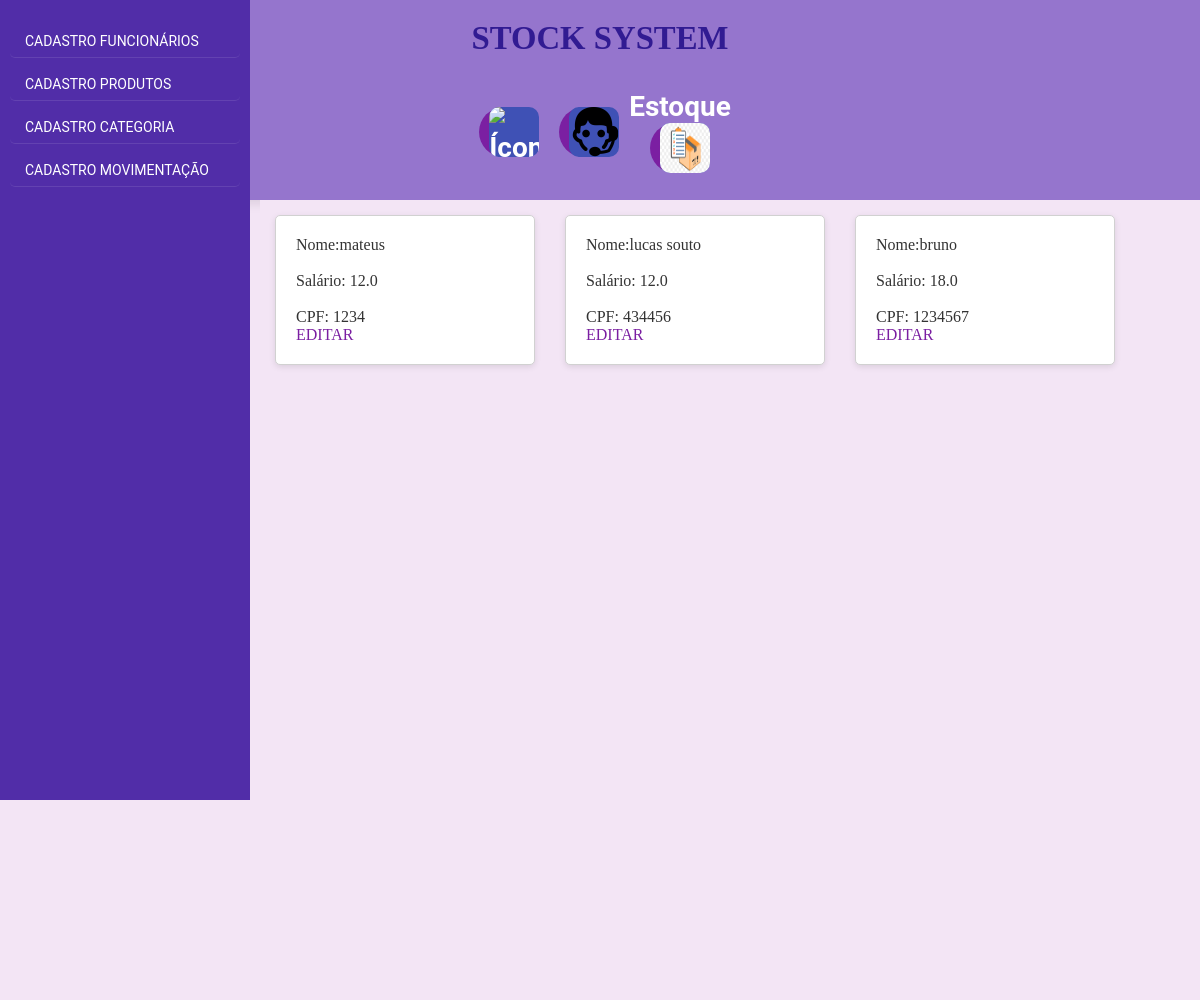
Before: /funcionario with the older database file.
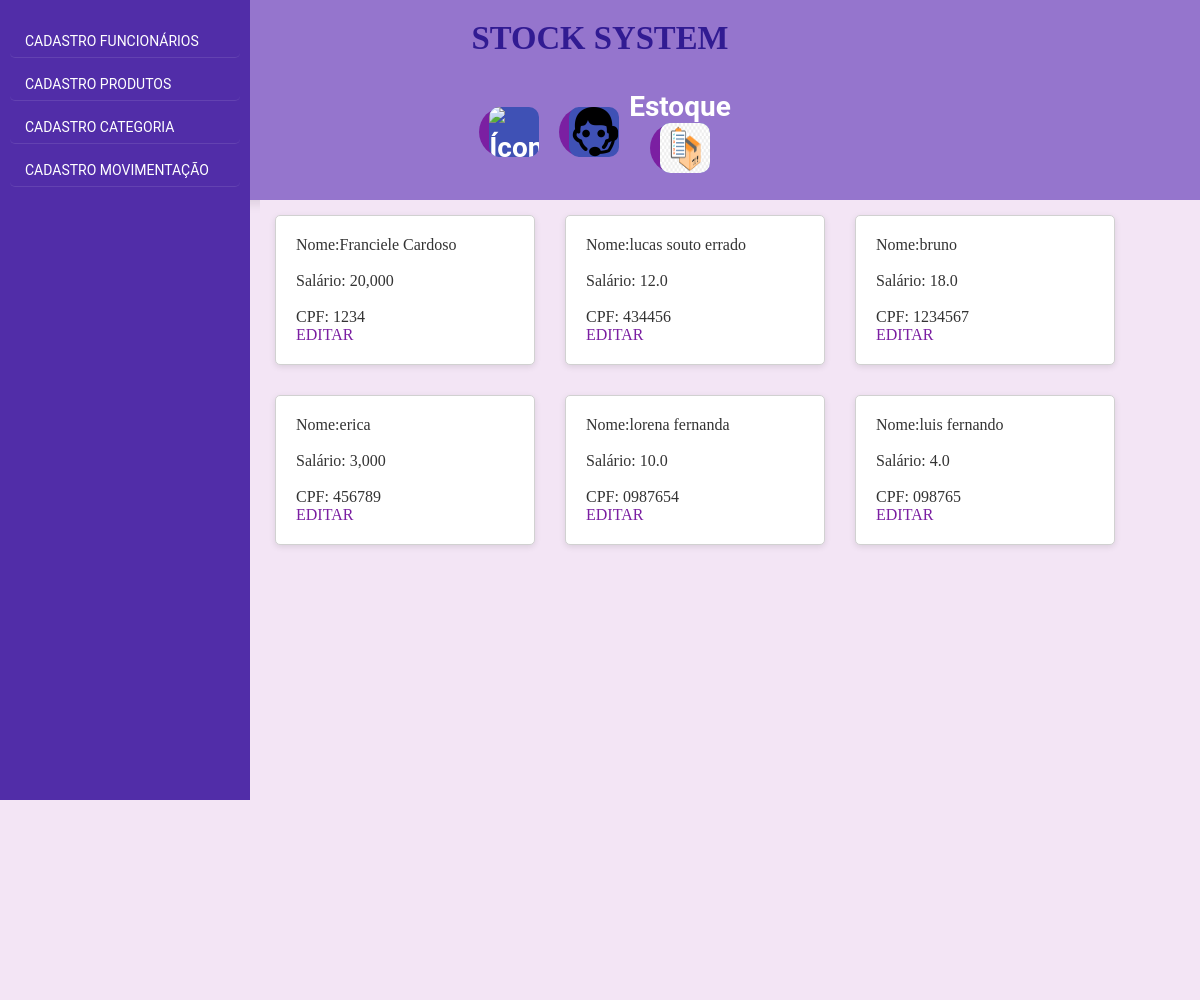
After: the same page with the newer database file.
### models.py (models this page shows, shortened)
class Funcionario(Base):
    __tablename__ = 'funcionario'
    nome = Column(String(40), nullable=False, index=True)
    id = Column(Integer, primary_key=True, unique=True)
    cpf = Column(String(11), nullable=False, index=True, unique=True)
    salario = Column(String, nullable=False, index=False)
    def serialize_funcionario(self):
        dados_funcionario = {
            "id_funcionario": self.id,
            "nome": self.nome,
            "cpf": self.cpf,
            "salario": self.salario,
        }
        return dados_funcionario

### app.py (the view)
@app.route('/funcionario', methods=['GET'])
def funcionario():
    sql_funcionario = select(Funcionario)
    resultado_funcionario = db_session.execute(sql_funcionario).scalars()
    lista_funcionario = []
    for n in resultado_funcionario:
        lista_funcionario.append(n.serialize_funcionario())
        print(lista_funcionario[-1])
    return render_template('funcionario.html',
                           lista_funcionario=lista_funcionario)

### templates/funcionario.html
{% extends 'template.html' %}
{% block conteudo %}
{% for item in lista_funcionario %}
<div class="conteudo">
    <p> Nome:{{item.nome}} </p><br>
    <p> Salário: {{item.salario}} </p> <br>
    <p> CPF: {{item.cpf}}</p>
    <a href="{{url_for('editar_funcionario', id_funcionario=item.id_funcionario)}}"> EDITAR</a>
</div>
{% endfor %}
{% endblock conteudo %}

Changed rows visible on the page:
changed Funcionario: nome "mateus" → "Franciele Cardoso"; salario "12.0" → "20,000"
changed Funcionario: nome "lucas souto" → "lucas souto errado"
added Funcionario: nome "erica", salario "3,000", cpf "456789"
added Funcionario: nome "lorena fernanda", salario "10.0", cpf "0987654"
added Funcionario: nome "luis fernando", salario "4.0", cpf "098765"
